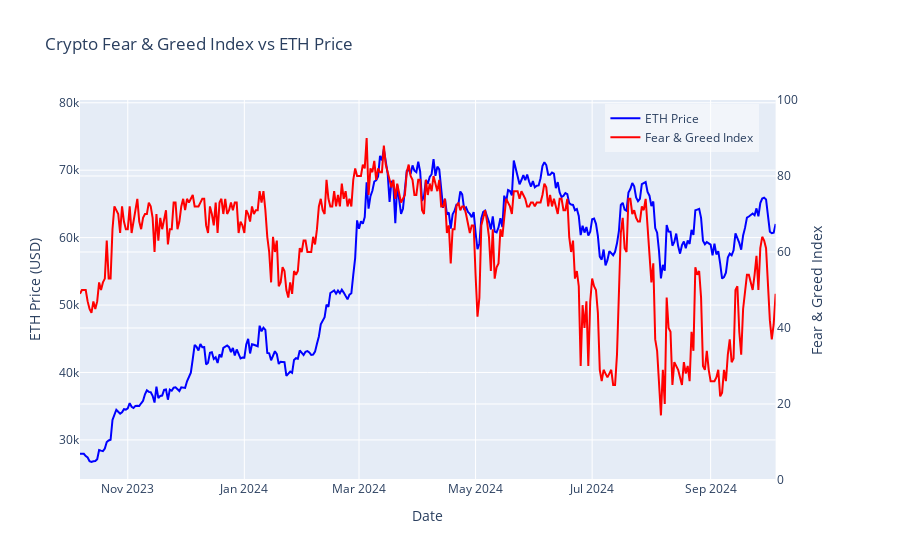

Here is the notebook cell this chart was saved with:
### Code cell
bitcoin_df = get_bitcoin_price_data(time_period)  # Last 120 days
# Merge and plot
merged_bitcoin_fg_df = merge_data(fear_greed_df, bitcoin_df)
fig = plot_data(merged_bitcoin_fg_df)

# Display the interactive plot in a Jupyter notebook
fig.show()

### Figure 1 — Plotly figure (JSON) as saved in the notebook; plotly's stock layout.template omitted (floating-point values rounded to 4 significant figures; data arrays with more than 128 entries replaced by an {"elided": "..."} marker saying what was removed)
{"data": [{"line": {"color": "blue"}, "name": "ETH Price", "type": "scatter", "x": {"elided": "365 str values"}, "xaxis": "x", "y": {"elided": "365 float values"}, "yaxis": "y"}, {"line": {"color": "red"}, "name": "Fear & Greed Index", "type": "scatter", "x": {"elided": "365 str values"}, "xaxis": "x", "y": {"elided": "365 int values"}, "yaxis": "y2"}], "layout": {"hovermode": "x unified", "legend": {"bgcolor": "rgba(255, 255, 255, 0.5)", "x": 0.71, "y": 0.99}, "title": {"text": "Crypto Fear & Greed Index vs ETH Price"}, "xaxis": {"anchor": "y", "domain": [0, 0.94], "title": {"text": "Date"}}, "yaxis": {"anchor": "x", "domain": [0, 1], "range": [24060.0, 80410.0], "title": {"text": "ETH Price (USD)"}}, "yaxis2": {"anchor": "x", "overlaying": "y", "range": [0, 100], "side": "right", "title": {"text": "Fear & Greed Index"}}}}
